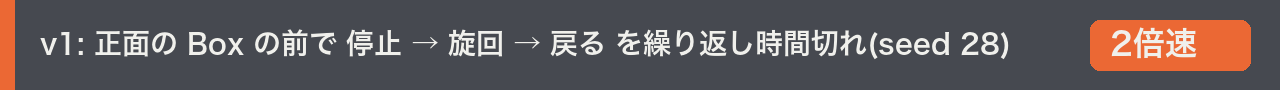
#> input picture figs/cards/B10a.png, 1280 x 90 px; its folder holds only this picture in this run
$ python check_margins.py
#> lines starting #> are read from the running program, lines starting #| are printed output that depends on the picture; after the words box and inside, x2 and y2 are one past the last pixel; in counts of white or black regions, pixels touching at a corner belong together
"""
scripts/check_margins.py — figs/cards/*.png の左右の余白を検査する(T10。T14 の帯 B12f も glob で対象)。
背景色(カード: BG、帯: 半透明の帯色)と左のアクセント帯(x < 20)を除いた描画ピクセルの x の最小・最大から、
右端の余白 = 幅 − max_x − 1 が 100 px 以上、左端の描画が x ≤ 85(文字は x = 80 から)であることを全ファイルで確認して表にする。\n--extra の図(既定 figs/arch.png)は左右とも余白 ≥ 100 px を要求する。

使い方: python scripts/check_margins.py [--min-margin 100]
"""

import argparse
import glob
import os
import sys

import numpy as np
from PIL import Image

BG = (20, 24, 32)


def measure(path):
    """背景色は右下のピクセル(カード: BG、帯: 半透明の帯色、白背景の図: 白)から取る"""
#> called with path = 'figs/cards/B10a.png'
    im = Image.open(path)
#> im is the input picture: PIL image 1280x90 RGBA; mean R, G, B, A 53.6, 47.5, 50.2, 208.5
    w, h = im.size
#> w = 1280; h = 90
    a = np.asarray(im.convert("RGBA")).astype(int)
    rgb, alpha = a[:, :, :3], a[:, :, 3]
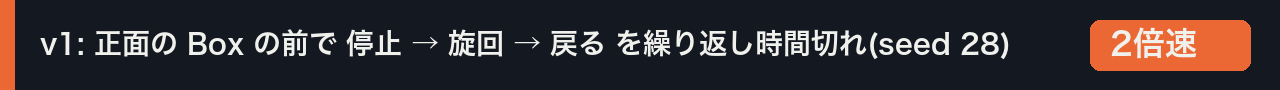
#> rgb: shape (90, 1280, 3) int64; mean R, G, B 53.6, 47.5, 50.2
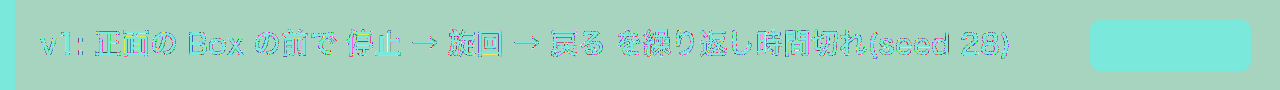
#> alpha: shape (90, 1280) int64; 56 distinct labels, from 200 to 255; one colour per label, 0 black
    bg = rgb[h - 1, w - 1]
#> bg = [20, 24, 32]
    drawn = (alpha > 0) & (np.abs(rgb - bg).sum(axis=2) > 30)
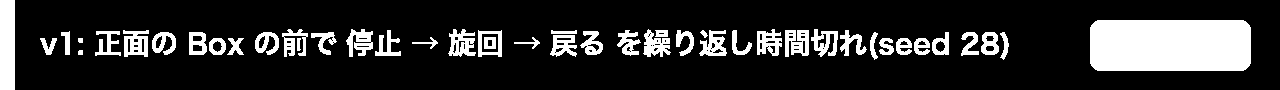
#> drawn: shape (90, 1280) bool; 17.4% white; 45 white regions, largest, box (x1, y1, x2, y2) and area: (1090, 20, 1251, 71) 8119, (0, 0, 15, 90) 1350, (785, 30, 809, 57) 492
    drawn[:, :20] = False                     # 左のアクセント帯を除く
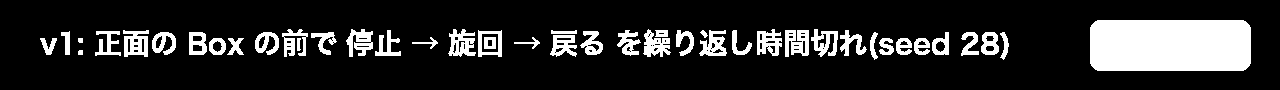
#> drawn: shape (90, 1280) bool; 16.2% white; 44 white regions, largest, box (x1, y1, x2, y2) and area: (1090, 20, 1251, 71) 8119, (785, 30, 809, 57) 492, (123, 30, 149, 57) 484
    cols = np.nonzero(drawn.any(axis=0))[0]
#> cols = 941 values from 40 to 1250
    if len(cols) == 0:
        return w, h, None, None
    return w, h, int(cols.min()), int(cols.max())


def main():
    parser = argparse.ArgumentParser()
    parser.add_argument("--dir", default="figs/cards")
    parser.add_argument("--min-margin", type=int, default=100)
    parser.add_argument("--extra", nargs="*", default=["figs/arch.png"], help="追加で検査する図(左右とも余白 ≥ min-margin)")
    args = parser.parse_args()
    rows, ok_all = [], True
    print("| ファイル | 幅 | 描画 x 最小 | 描画 x 最大 | 左余白 [px] | 右余白 [px] | 判定 |")
    print("|---|---|---|---|---|---|---|")
    files = [(p, "card") for p in sorted(glob.glob(os.path.join(args.dir, "*.png")))]
    files += [(p, "fig") for p in args.extra if os.path.exists(p)]
    for path, kind in files:
        w, h, x0, x1 = measure(path)
#> w = 1280; h = 90; x0 = 40; x1 = 1250
        right = w - x1 - 1 if x1 is not None else w
#> right = 29
        left = x0 if x0 is not None else w
#> left = 40
        if kind == "card":
            ok = right >= args.min_margin and (x0 is None or x0 <= 85)   # 文字は x=80 から(グリフの側面余白で数 px 右に出る)
#> ok = False
        else:
            ok = right >= args.min_margin and left >= args.min_margin
        ok_all &= ok
#> ok_all = False
        print(f"| {os.path.basename(path)} | {w} | {x0} | {x1} | {left} | {right} | {'OK' if ok else 'NG'} |")
#| | B10a.png | 1280 | 40 | 1250 | 40 | 29 | NG |
#> pass 2 of the loop in main, `for path, kind in files:`:
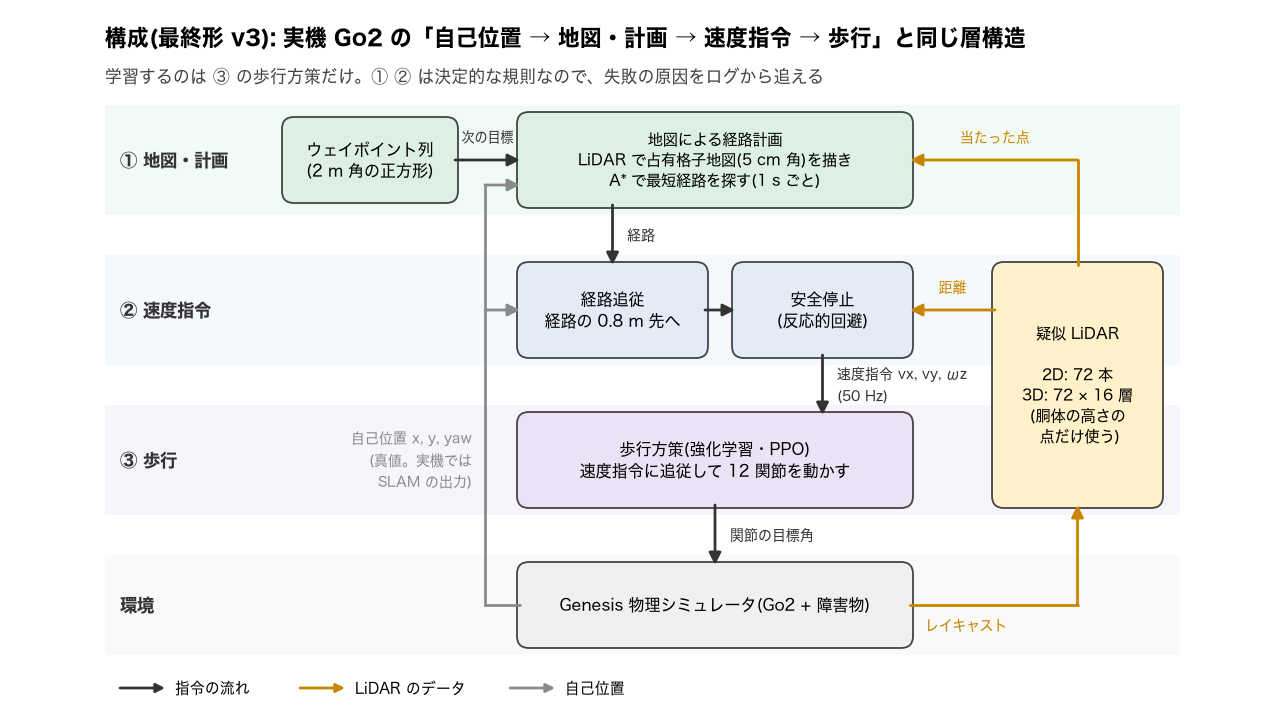
#> input picture figs/arch.png, 1280 x 720 px, found by its file name
#> in measure, im is the input picture: PIL image 1280x720 RGBA; mean R, G, B, A 239.5, 240.2, 238.9, 255
#> a: shape (720, 1280, 4) int64
#> rgb: shape (720, 1280, 3) int64
#> alpha: shape (720, 1280) int64; every value is 255
#> bg = [255, 255, 255]
#> in measure (call 2), `drawn = (alpha > 0) & (np.abs(rgb - bg).sum(axis=2) > 30)`:
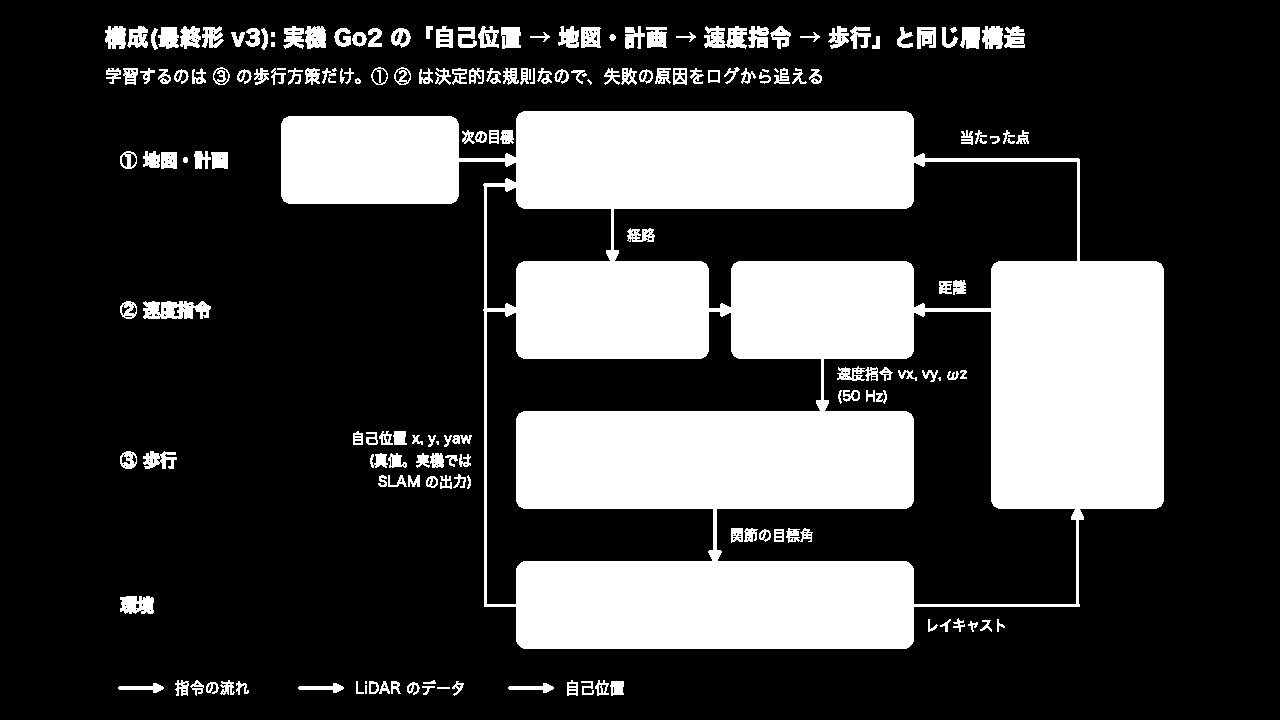
#> drawn: shape (720, 1280) bool; 25.9% white; 186 white regions (10 under 20 px), largest, box (x1, y1, x2, y2) and area: (281, 111, 1164, 649) 213044, (143, 301, 211, 319) 913, (704, 26, 747, 49) 672
#> cols = 1057 values from 105 to 1163
#> in main, `w, h, x0, x1 = measure(path)`: h = 720; x0 = 105; x1 = 1163
#> right = 116
#> left = 105
#> in main, `ok = right >= args.min_margin and left >= args.min_margin`: ok = True
#| | arch.png | 1280 | 105 | 1163 | 105 | 116 | OK |
    print(f"\n[check_margins] {'all OK' if ok_all else 'NG found'} (min right margin {args.min_margin} px)")
#| [check_margins] NG found (min right margin 100 px)
#> (the run stopped early here; a loop or call above may not have finished)
